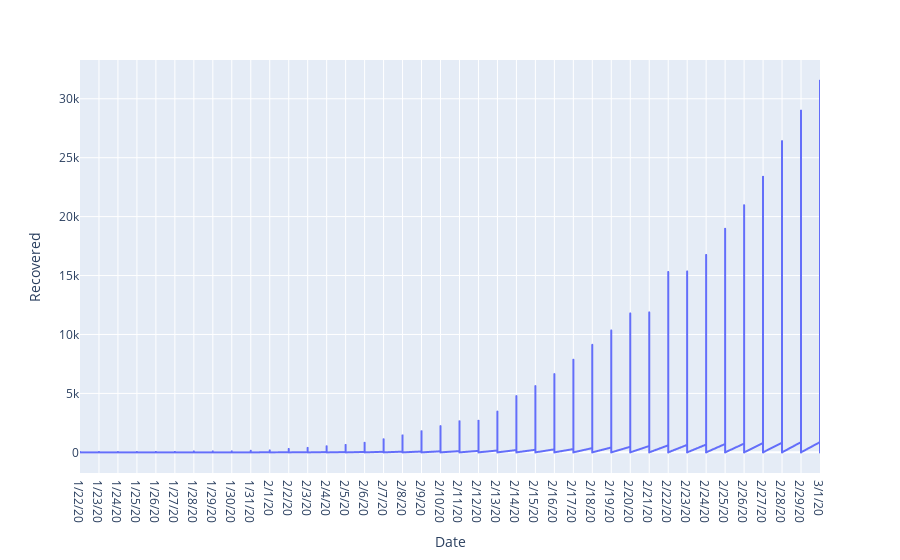

The cell this chart's notebook holds for it:
### Markdown cell above
# Time Series Plot of Number Of Patients Recovered From Coronovirus

### Code cell
fig = px.line(corona_recovered_data_tf, x='Date', y='Recovered')
fig.show()

### Figure 1 — Plotly figure (JSON) as saved in the notebook; plotly's stock layout.template omitted (floating-point values rounded to 4 significant figures; data arrays with more than 128 entries replaced by an {"elided": "..."} marker saying what was removed)
{"data": [{"hoverlabel": {"namelength": 0}, "hovertemplate": "Date=%{x}<br>Recovered=%{y}", "legendgroup": "", "line": {"color": "#636efa", "dash": "solid"}, "mode": "lines", "name": "", "showlegend": false, "type": "scattergl", "x": {"elided": "5000 str values"}, "xaxis": "x", "y": {"elided": "5000 int values"}, "yaxis": "y"}], "layout": {"legend": {"tracegroupgap": 0}, "margin": {"t": 60}, "xaxis": {"anchor": "y", "domain": [0, 1], "title": {"text": "Date"}}, "yaxis": {"anchor": "x", "domain": [0, 1], "title": {"text": "Recovered"}}}}
